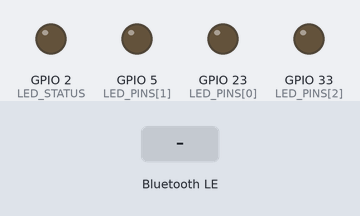
Bench run of a program on a simulated ESP32. On the bench: output pins drawn as LEDs (lit = HIGH). Dashed ring = blinking. The inputs (shaded band) are chosen by the test bench. Nothing arrives over Bluetooth unless stated; a phone connects over Bluetooth LE 3 s after start; what the program prints to the serial monitor is not drawn.

Above: at 1.2 s.
1.3 s: Bluetooth LE write "L1" received
At 2.0 s:
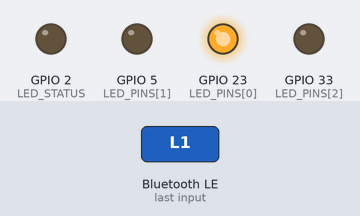
4.3 s: Bluetooth LE write "ALL_ON" received
At 5.5 s:
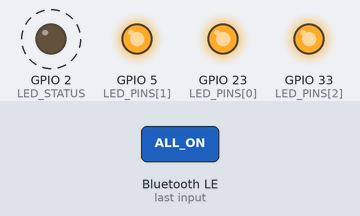
7.3 s: Bluetooth LE write "D2" received
At 8.8 s:
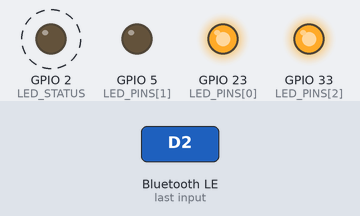
10.3 s: Bluetooth LE write "ALL_OFF" received
At 11.08 s:
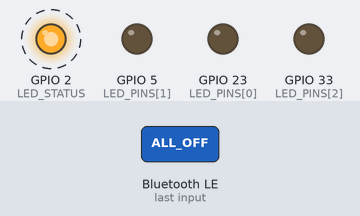
Timing chart, 0 to 14.3 s (numbered marks = the images above; inputs shaded):
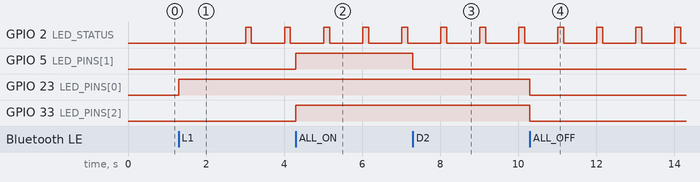

Measured:
- after the input at 1.3 s, GPIO 23 (LED_PINS[0]): LOW → HIGH at once
- after the input at 4.3 s, GPIO 5 (LED_PINS[1]), GPIO 33 (LED_PINS[2]): LOW → HIGH at once
- after the input at 7.3 s, GPIO 5 (LED_PINS[1]): HIGH → LOW at once
- after the input at 10.3 s, GPIO 23 (LED_PINS[0]), GPIO 33 (LED_PINS[2]): HIGH → LOW at once
- by itself, GPIO 2 (LED_STATUS): alternates HIGH for 0.15 s and LOW for 0.85 s

The program:

main.cpp
```cpp
#include <Arduino.h>
#include <BLEDevice.h>
#include <BLEUtils.h>
#include <BLEServer.h>

// =======================
// CONFIGURAÇÕES DO SISTEMA
// =======================

// UUIDs personalizados para o serviço BLE
#define SERVICE_UUID        "4fafc201-1fb5-459e-8fcc-c5c9c331914b"
#define CHARACTERISTIC_UUID "beb5483e-36e1-4688-b7f5-ea07361b26a8"

// Pinos dos LEDs de controle
const int LED_PINS[3] = {23, 5, 33};  // LED vermelho, verde e amarelo
#define LED_STATUS 2                   // LED onboard (pisca quando conectado)

BLECharacteristic *pCharacteristic;
bool deviceConnected = false;

// =======================
// CALLBACKS BLE
// =======================

// Gerencia conexões BLE
class ServerCallbacks : public BLEServerCallbacks {
  void onConnect(BLEServer* pServer) override {
    deviceConnected = true;
    Serial.println("✅ Cliente conectado!");
  }

  void onDisconnect(BLEServer* pServer) override {
    deviceConnected = false;
    Serial.println("⚠️ Cliente desconectado!");
    BLEDevice::startAdvertising();  // volta a anunciar
    Serial.println("📡 Advertising reiniciado...");
  }
};

// Recebe comandos BLE
class CharacteristicCallbacks : public BLECharacteristicCallbacks {
  void onWrite(BLECharacteristic *pCharacteristic) override {
    std::string valor = pCharacteristic->getValue();

    if (valor.empty()) return;

    Serial.print("📥 Comando recebido: ");
    Serial.println(valor.c_str());

    // Formato esperado: "L1", "D2", etc
    if (valor.length() >= 2) {
      char comando = valor[0];
      int ledNum = valor[1] - '0';  // Converte o segundo caractere em número

      if (ledNum >= 1 && ledNum <= 3) {
        int pino = LED_PINS[ledNum - 1];
        if (comando == 'L' || comando == 'l') {
          digitalWrite(pino, HIGH);
          Serial.printf("💡 LED %d LIGADO\n", ledNum);
        } else if (comando == 'D' || comando == 'd') {
          digitalWrite(pino, LOW);
          Serial.printf("💤 LED %d DESLIGADO\n", ledNum);
        }
      }
    }

    // Comandos especiais
    if (valor == "ALL_ON") {
      for (int i = 0; i < 3; i++) digitalWrite(LED_PINS[i], HIGH);
      Serial.println("💡 Todos os LEDs LIGADOS");
    }
    else if (valor == "ALL_OFF") {
      for (int i = 0; i < 3; i++) digitalWrite(LED_PINS[i], LOW);
      Serial.println("💤 Todos os LEDs DESLIGADOS");
    }
  }
};

// =======================
// CONFIGURAÇÃO INICIAL
// =======================
void setup() {
  Serial.begin(115200);
  Serial.println("\n🚀 Iniciando sistema de controle industrial BLE...");

  // Configura LEDs
  for (int i = 0; i < 3; i++) {
    pinMode(LED_PINS[i], OUTPUT);
    digitalWrite(LED_PINS[i], LOW);
  }
  pinMode(LED_STATUS, OUTPUT);
  digitalWrite(LED_STATUS, LOW);

  // Inicializa BLE
  BLEDevice::init("Industria_LEDs");

  // Cria servidor e callbacks
  BLEServer *pServer = BLEDevice::createServer();
  pServer->setCallbacks(new ServerCallbacks());

  // Cria serviço e característica
  BLEService *pService = pServer->createService(SERVICE_UUID);

  pCharacteristic = pService->createCharacteristic(
    CHARACTERISTIC_UUID,
    BLECharacteristic::PROPERTY_READ | BLECharacteristic::PROPERTY_WRITE
  );

  pCharacteristic->setCallbacks(new CharacteristicCallbacks());
  pCharacteristic->setValue("Sistema pronto");

  // Inicia serviço e advertising
  pService->start();
  BLEAdvertising *pAdvertising = BLEDevice::getAdvertising();
  pAdvertising->addServiceUUID(SERVICE_UUID);
  pAdvertising->setScanResponse(true);
  pAdvertising->setMinPreferred(0x06);
  pAdvertising->setMinPreferred(0x12);
  BLEDevice::startAdvertising();

  Serial.println("=================================");
  Serial.println("✅ Sistema BLE pronto!");
  Serial.println("📡 Nome do dispositivo: Industria_LEDs");
  Serial.println("💬 Aguardando conexão...");
  Serial.println("=================================");
}

// =======================
// LOOP PRINCIPAL
// =======================
void loop() {
  // Pisca o LED onboard enquanto conectado
  if (deviceConnected) {
    digitalWrite(LED_STATUS, HIGH);
    delay(150);
    digitalWrite(LED_STATUS, LOW);
    delay(850);
  } else {
    digitalWrite(LED_STATUS, LOW);
    delay(100);
  }
}
```
